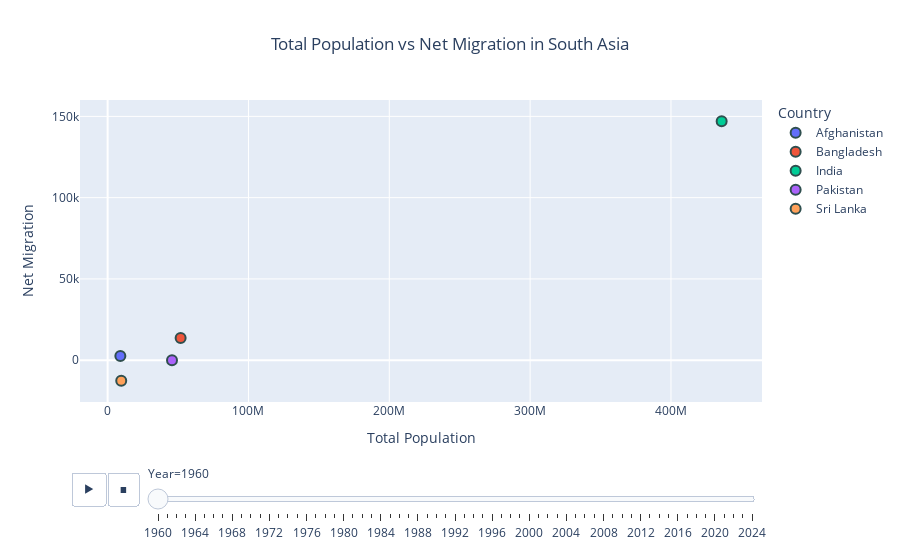

Source (notebook cell):
### Code cell
# scatter plot using plotly express
fig = px.scatter(df, x='total_population', y='net_migration', color='Country',
                 animation_frame='Year',
                 title='Total Population vs Net Migration in South Asia',
                 labels={'total_population': 'Total Population', 'net_migration': 'Net Migration'})
fig.update_traces(marker=dict(size=10, line=dict(width=2, color='DarkSlateGrey')))
fig.update_layout(title_x=0.5, xaxis_title='Total Population', yaxis_title='Net Migration')
fig.show()

### Figure 1 — Plotly figure (JSON) as saved in the notebook; plotly's stock layout.template omitted (floating-point values rounded to 4 significant figures)
{"data": [{"hovertemplate": "Country=Afghanistan<br>Year=1960<br>Total Population=%{x}<br>Net Migration=%{y}<extra></extra>", "legendgroup": "Afghanistan", "marker": {"color": "#636efa", "line": {"color": "DarkSlateGrey", "width": 2}, "size": 10, "symbol": "circle"}, "mode": "markers", "name": "Afghanistan", "orientation": "v", "showlegend": true, "type": "scatter", "x": [9035000.0], "xaxis": "x", "y": [2606.0], "yaxis": "y"}, {"hovertemplate": "Country=Bangladesh<br>Year=1960<br>Total Population=%{x}<br>Net Migration=%{y}<extra></extra>", "legendgroup": "Bangladesh", "marker": {"color": "#EF553B", "line": {"color": "DarkSlateGrey", "width": 2}, "size": 10, "symbol": "circle"}, "mode": "markers", "name": "Bangladesh", "orientation": "v", "showlegend": true, "type": "scatter", "x": [51830000.0], "xaxis": "x", "y": [13580.0], "yaxis": "y"}, {"hovertemplate": "Country=India<br>Year=1960<br>Total Population=%{x}<br>Net Migration=%{y}<extra></extra>", "legendgroup": "India", "marker": {"color": "#00cc96", "line": {"color": "DarkSlateGrey", "width": 2}, "size": 10, "symbol": "circle"}, "mode": "markers", "name": "India", "orientation": "v", "showlegend": true, "type": "scatter", "x": [436000000.0], "xaxis": "x", "y": [147000.0], "yaxis": "y"}, {"hovertemplate": "Country=Pakistan<br>Year=1960<br>Total Population=%{x}<br>Net Migration=%{y}<extra></extra>", "legendgroup": "Pakistan", "marker": {"color": "#ab63fa", "line": {"color": "DarkSlateGrey", "width": 2}, "size": 10, "symbol": "circle"}, "mode": "markers", "name": "Pakistan", "orientation": "v", "showlegend": true, "type": "scatter", "x": [45710000.0], "xaxis": "x", "y": [0.0], "yaxis": "y"}, {"hovertemplate": "Country=Sri Lanka<br>Year=1960<br>Total Population=%{x}<br>Net Migration=%{y}<extra></extra>", "legendgroup": "Sri Lanka", "marker": {"color": "#FFA15A", "line": {"color": "DarkSlateGrey", "width": 2}, "size": 10, "symbol": "circle"}, "mode": "markers", "name": "Sri Lanka", "orientation": "v", "showlegend": true, "type": "scatter", "x": [9661000.0], "xaxis": "x", "y": [-12610.0], "yaxis": "y"}], "layout": {"legend": {"title": {"text": "Country"}, "tracegroupgap": 0}, "sliders": [{"active": 0, "currentvalue": {"prefix": "Year="}, "len": 0.9, "pad": {"b": 10, "t": 60}, "steps": [{"args": [["1960"], {"frame": {"duration": 0, "redraw": false}, "fromcurrent": true, "mode": "immediate", "transition": {"duration": 0, "easing": "linear"}}], "label": "1960", "method": "animate"}, {"args": [["1961"], {"frame": {"duration": 0, "redraw": false}, "fromcurrent": true, "mode": "immediate", "transition": {"duration": 0, "easing": "linear"}}], "label": "1961", "method": "animate"}, {"args": [["1962"], {"frame": {"duration": 0, "redraw": false}, "fromcurrent": true, "mode": "immediate", "transition": {"duration": 0, "easing": "linear"}}], "label": "1962", "method": "animate"}, {"args": [["1963"], {"frame": {"duration": 0, "redraw": false}, "fromcurrent": true, "mode": "immediate", "transition": {"duration": 0, "easing": "linear"}}], "label": "1963", "method": "animate"}, {"args": [["1964"], {"frame": {"duration": 0, "redraw": false}, "fromcurrent": true, "mode": "immediate", "transition": {"duration": 0, "easing": "linear"}}], "label": "1964", "method": "animate"}, {"args": [["1965"], {"frame": {"duration": 0, "redraw": false}, "fromcurrent": true, "mode": "immediate", "transition": {"duration": 0, "easing": "linear"}}], "label": "1965", "method": "animate"}, {"args": [["1966"], {"frame": {"duration": 0, "redraw": false}, "fromcurrent": true, "mode": "immediate", "transition": {"duration": 0, "easing": "linear"}}], "label": "1966", "method": "animate"}, {"args": [["1967"], {"frame": {"duration": 0, "redraw": false}, "fromcurrent": true, "mode": "immediate", "transition": {"duration": 0, "easing": "linear"}}], "label": "1967", "method": "animate"}, {"args": [["1968"], {"frame": {"duration": 0, "redraw": false}, "fromcurrent": true, "mode": "immediate", "transition": {"duration": 0, "easing": "linear"}}], "label": "1968", "method": "animate"}, {"args": [["1969"], {"frame": {"duration": 0, "redraw": false}, "fromcurrent": true, "mode": "immediate", "transition": {"duration": 0, "easing": "linear"}}], "label": "1969", "method": "animate"}, {"args": [["1970"], {"frame": {"duration": 0, "redraw": false}, "fromcurrent": true, "mode": "immediate", "transition": {"duration": 0, "easing": "linear"}}], "label": "1970", "method": "animate"}, {"args": [["1971"], {"frame": {"duration": 0, "redraw": false}, "fromcurrent": true, "mode": "immediate", "transition": {"duration": 0, "easing": "linear"}}], "label": "1971", "method": "animate"}, {"args": [["1972"], {"frame": {"duration": 0, "redraw": false}, "fromcurrent": true, "mode": "immediate", "transition": {"duration": 0, "easing": "linear"}}], "label": "1972", "method": "animate"}, {"args": [["1973"], {"frame": {"duration": 0, "redraw": false}, "fromcurrent": true, "mode": "immediate", "transition": {"duration": 0, "easing": "linear"}}], "label": "1973", "method": "animate"}, {"args": [["1974"], {"frame": {"duration": 0, "redraw": false}, "fromcurrent": true, "mode": "immediate", "transition": {"duration": 0, "easing": "linear"}}], "label": "1974", "method": "animate"}, {"args": [["1975"], {"frame": {"duration": 0, "redraw": false}, "fromcurrent": true, "mode": "immediate", "transition": {"duration": 0, "easing": "linear"}}], "label": "1975", "method": "animate"}, {"args": [["1976"], {"frame": {"duration": 0, "redraw": false}, "fromcurrent": true, "mode": "immediate", "transition": {"duration": 0, "easing": "linear"}}], "label": "1976", "method": "animate"}, {"args": [["1977"], {"frame": {"duration": 0, "redraw": false}, "fromcurrent": true, "mode": "immediate", "transition": {"duration": 0, "easing": "linear"}}], "label": "1977", "method": "animate"}, {"args": [["1978"], {"frame": {"duration": 0, "redraw": false}, "fromcurrent": true, "mode": "immediate", "transition": {"duration": 0, "easing": "linear"}}], "label": "1978", "method": "animate"}, {"args": [["1979"], {"frame": {"duration": 0, "redraw": false}, "fromcurrent": true, "mode": "immediate", "transition": {"duration": 0, "easing": "linear"}}], "label": "1979", "method": "animate"}, {"args": [["1980"], {"frame": {"duration": 0, "redraw": false}, "fromcurrent": true, "mode": "immediate", "transition": {"duration": 0, "easing": "linear"}}], "label": "1980", "method": "animate"}, {"args": [["1981"], {"frame": {"duration": 0, "redraw": false}, "fromcurrent": true, "mode": "immediate", "transition": {"duration": 0, "easing": "linear"}}], "label": "1981", "method": "animate"}, {"args": [["1982"], {"frame": {"duration": 0, "redraw": false}, "fromcurrent": true, "mode": "immediate", "transition": {"duration": 0, "easing": "linear"}}], "label": "1982", "method": "animate"}, {"args": [["1983"], {"frame": {"duration": 0, "redraw": false}, "fromcurrent": true, "mode": "immediate", "transition": {"duration": 0, "easing": "linear"}}], "label": "1983", "method": "animate"}, {"args": [["1984"], {"frame": {"duration": 0, "redraw": false}, "fromcurrent": true, "mode": "immediate", "transition": {"duration": 0, "easing": "linear"}}], "label": "1984", "method": "animate"}, {"args": [["1985"], {"frame": {"duration": 0, "redraw": false}, "fromcurrent": true, "mode": "immediate", "transition": {"duration": 0, "easing": "linear"}}], "label": "1985", "method": "animate"}, {"args": [["1986"], {"frame": {"duration": 0, "redraw": false}, "fromcurrent": true, "mode": "immediate", "transition": {"duration": 0, "easing": "linear"}}], "label": "1986", "method": "animate"}, {"args": [["1987"], {"frame": {"duration": 0, "redraw": false}, "fromcurrent": true, "mode": "immediate", "transition": {"duration": 0, "easing": "linear"}}], "label": "1987", "method": "animate"}, {"args": [["1988"], {"frame": {"duration": 0, "redraw": false}, "fromcurrent": true, "mode": "immediate", "transition": {"duration": 0, "easing": "linear"}}], "label": "1988", "method": "animate"}, {"args": [["1989"], {"frame": {"duration": 0, "redraw": false}, "fromcurrent": true, "mode": "immediate", "transition": {"duration": 0, "easing": "linear"}}], "label": "1989", "method": "animate"}, {"args": [["1990"], {"frame": {"duration": 0, "redraw": false}, "fromcurrent": true, "mode": "immediate", "transition": {"duration": 0, "easing": "linear"}}], "label": "1990", "method": "animate"}, {"args": [["1991"], {"frame": {"duration": 0, "redraw": false}, "fromcurrent": true, "mode": "immediate", "transition": {"duration": 0, "easing": "linear"}}], "label": "1991", "method": "animate"}, {"args": [["1992"], {"frame": {"duration": 0, "redraw": false}, "fromcurrent": true, "mode": "immediate", "transition": {"duration": 0, "easing": "linear"}}], "label": "1992", "method": "animate"}, {"args": [["1993"], {"frame": {"duration": 0, "redraw": false}, "fromcurrent": true, "mode": "immediate", "transition": {"duration": 0, "easing": "linear"}}], "label": "1993", "method": "animate"}, {"args": [["1994"], {"frame": {"duration": 0, "redraw": false}, "fromcurrent": true, "mode": "immediate", "transition": {"duration": 0, "easing": "linear"}}], "label": "1994", "method": "animate"}, {"args": [["1995"], {"frame": {"duration": 0, "redraw": false}, "fromcurrent": true, "mode": "immediate", "transition": {"duration": 0, "easing": "linear"}}], "label": "1995", "method": "animate"}, {"args": [["1996"], {"frame": {"duration": 0, "redraw": false}, "fromcurrent": true, "mode": "immediate", "transition": {"duration": 0, "easing": "linear"}}], "label": "1996", "method": "animate"}, {"args": [["1997"], {"frame": {"duration": 0, "redraw": false}, "fromcurrent": true, "mode": "immediate", "transition": {"duration": 0, "easing": "linear"}}], "label": "1997", "method": "animate"}, {"args": [["1998"], {"frame": {"duration": 0, "redraw": false}, "fromcurrent": true, "mode": "immediate", "transition": {"duration": 0, "easing": "linear"}}], "label": "1998", "method": "animate"}, {"args": [["1999"], {"frame": {"duration": 0, "redraw": false}, "fromcurrent": true, "mode": "immediate", "transition": {"duration": 0, "easing": "linear"}}], "label": "1999", "method": "animate"}, {"args": [["2000"], {"frame": {"duration": 0, "redraw": false}, "fromcurrent": true, "mode": "immediate", "transition": {"duration": 0, "easing": "linear"}}], "label": "2000", "method": "animate"}, {"args": [["2001"], {"frame": {"duration": 0, "redraw": false}, "fromcurrent": true, "mode": "immediate", "transition": {"duration": 0, "easing": "linear"}}], "label": "2001", "method": "animate"}, {"args": [["2002"], {"frame": {"duration": 0, "redraw": false}, "fromcurrent": true, "mode": "immediate", "transition": {"duration": 0, "easing": "linear"}}], "label": "2002", "method": "animate"}, {"args": [["2003"], {"frame": {"duration": 0, "redraw": false}, "fromcurrent": true, "mode": "immediate", "transition": {"duration": 0, "easing": "linear"}}], "label": "2003", "method": "animate"}, {"args": [["2004"], {"frame": {"duration": 0, "redraw": false}, "fromcurrent": true, "mode": "immediate", "transition": {"duration": 0, "easing": "linear"}}], "label": "2004", "method": "animate"}, {"args": [["2005"], {"frame": {"duration": 0, "redraw": false}, "fromcurrent": true, "mode": "immediate", "transition": {"duration": 0, "easing": "linear"}}], "label": "2005", "method": "animate"}, {"args": [["2006"], {"frame": {"duration": 0, "redraw": false}, "fromcurrent": true, "mode": "immediate", "transition": {"duration": 0, "easing": "linear"}}], "label": "2006", "method": "animate"}, {"args": [["2007"], {"frame": {"duration": 0, "redraw": false}, "fromcurrent": true, "mode": "immediate", "transition": {"duration": 0, "easing": "linear"}}], "label": "2007", "method": "animate"}, {"args": [["2008"], {"frame": {"duration": 0, "redraw": false}, "fromcurrent": true, "mode": "immediate", "transition": {"duration": 0, "easing": "linear"}}], "label": "2008", "method": "animate"}, {"args": [["2009"], {"frame": {"duration": 0, "redraw": false}, "fromcurrent": true, "mode": "immediate", "transition": {"duration": 0, "easing": "linear"}}], "label": "2009", "method": "animate"}, {"args": [["2010"], {"frame": {"duration": 0, "redraw": false}, "fromcurrent": true, "mode": "immediate", "transition": {"duration": 0, "easing": "linear"}}], "label": "2010", "method": "animate"}, {"args": [["2011"], {"frame": {"duration": 0, "redraw": false}, "fromcurrent": true, "mode": "immediate", "transition": {"duration": 0, "easing": "linear"}}], "label": "2011", "method": "animate"}, {"args": [["2012"], {"frame": {"duration": 0, "redraw": false}, "fromcurrent": true, "mode": "immediate", "transition": {"duration": 0, "easing": "linear"}}], "label": "2012", "method": "animate"}, {"args": [["2013"], {"frame": {"duration": 0, "redraw": false}, "fromcurrent": true, "mode": "immediate", "transition": {"duration": 0, "easing": "linear"}}], "label": "2013", "method": "animate"}, {"args": [["2014"], {"frame": {"duration": 0, "redraw": false}, "fromcurrent": true, "mode": "immediate", "transition": {"duration": 0, "easing": "linear"}}], "label": "2014", "method": "animate"}, {"args": [["2015"], {"frame": {"duration": 0, "redraw": false}, "fromcurrent": true, "mode": "immediate", "transition": {"duration": 0, "easing": "linear"}}], "label": "2015", "method": "animate"}, {"args": [["2016"], {"frame": {"duration": 0, "redraw": false}, "fromcurrent": true, "mode": "immediate", "transition": {"duration": 0, "easing": "linear"}}], "label": "2016", "method": "animate"}, {"args": [["2017"], {"frame": {"duration": 0, "redraw": false}, "fromcurrent": true, "mode": "immediate", "transition": {"duration": 0, "easing": "linear"}}], "label": "2017", "method": "animate"}, {"args": [["2018"], {"frame": {"duration": 0, "redraw": false}, "fromcurrent": true, "mode": "immediate", "transition": {"duration": 0, "easing": "linear"}}], "label": "2018", "method": "animate"}, {"args": [["2019"], {"frame": {"duration": 0, "redraw": false}, "fromcurrent": true, "mode": "immediate", "transition": {"duration": 0, "easing": "linear"}}], "label": "2019", "method": "animate"}, {"args": [["2020"], {"frame": {"duration": 0, "redraw": false}, "fromcurrent": true, "mode": "immediate", "transition": {"duration": 0, "easing": "linear"}}], "label": "2020", "method": "animate"}, {"args": [["2021"], {"frame": {"duration": 0, "redraw": false}, "fromcurrent": true, "mode": "immediate", "transition": {"duration": 0, "easing": "linear"}}], "label": "2021", "method": "animate"}, {"args": [["2022"], {"frame": {"duration": 0, "redraw": false}, "fromcurrent": true, "mode": "immediate", "transition": {"duration": 0, "easing": "linear"}}], "label": "2022", "method": "animate"}, {"args": [["2023"], {"frame": {"duration": 0, "redraw": false}, "fromcurrent": true, "mode": "immediate", "transition": {"duration": 0, "easing": "linear"}}], "label": "2023", "method": "animate"}, {"args": [["2024"], {"frame": {"duration": 0, "redraw": false}, "fromcurrent": true, "mode": "immediate", "transition": {"duration": 0, "easing": "linear"}}], "label": "2024", "method": "animate"}], "x": 0.1, "xanchor": "left", "y": 0, "yanchor": "top"}], "title": {"text": "Total Population vs Net Migration in South Asia", "x": 0.5}, "updatemenus": [{"buttons": [{"args": [null, {"frame": {"duration": 500, "redraw": false}, "fromcurrent": true, "mode": "immediate", "transition": {"duration": 500, "easing": "linear"}}], "label": "&#9654;", "method": "animate"}, {"args": [[null], {"frame": {"duration": 0, "redraw": false}, "fromcurrent": true, "mode": "immediate", "transition": {"duration": 0, "easing": "linear"}}], "label": "&#9724;", "method": "animate"}], "direction": "left", "pad": {"r": 10, "t": 70}, "showactive": false, "type": "buttons", "x": 0.1, "xanchor": "right", "y": 0, "yanchor": "top"}], "xaxis": {"anchor": "y", "domain": [0, 1], "title": {"text": "Total Population"}}, "yaxis": {"anchor": "x", "domain": [0, 1], "title": {"text": "Net Migration"}}}}
